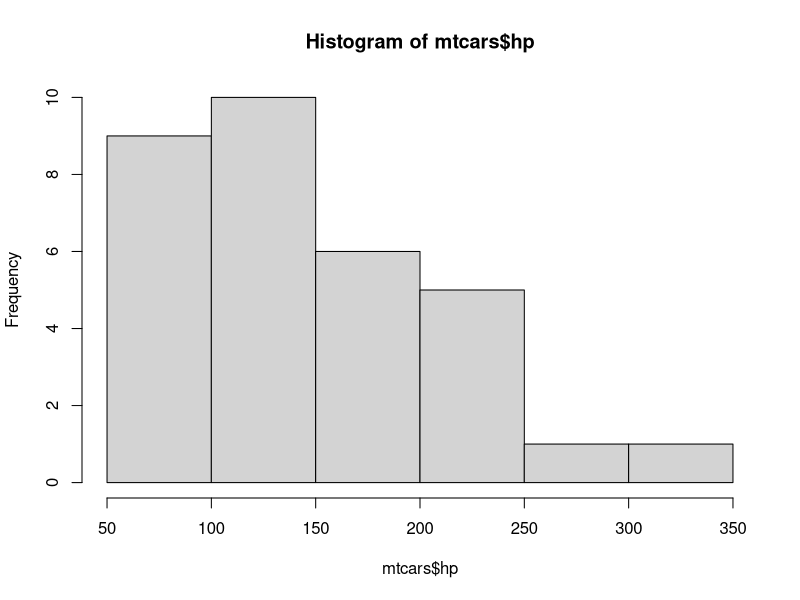
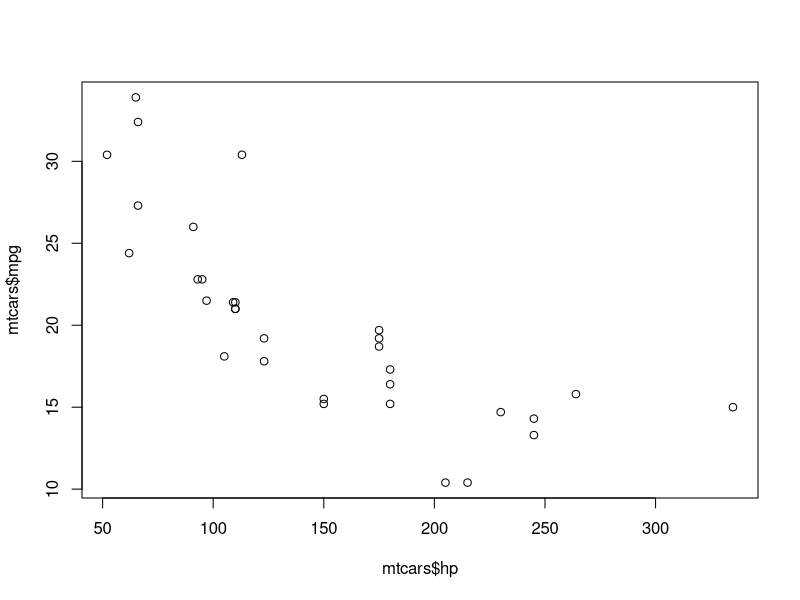

These figures' R source, in order:
# Using R as a calculator
31 * 78
697/41
log2(sqrt(2345))

# Vectors
vec1 <- c(2, 5, 8, 12, 16) # c = combine
vec2 <- (5:9)
result <- (vec1 - vec2)
result

# plotting
head(mtcars) # explore first rows
str(mtcars) # explore structure
summary(mtcars) # explore statistics

hist(mtcars$hp)
plot(mtcars$mpg ~ mtcars$hp)

# Statistical testing
cars_4_gears <- mtcars[mtcars$gear == 4, ]
cars_3_gears <- mtcars[mtcars$gear == 3, ]
t.test(cars_4_gears$mpg, cars_3_gears$mpg, alternative = "less")
# high p-value -> true
